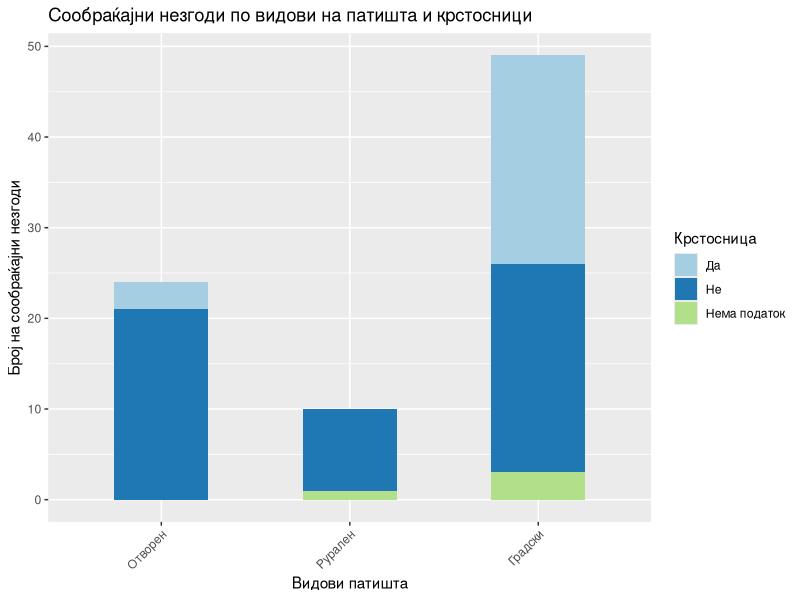
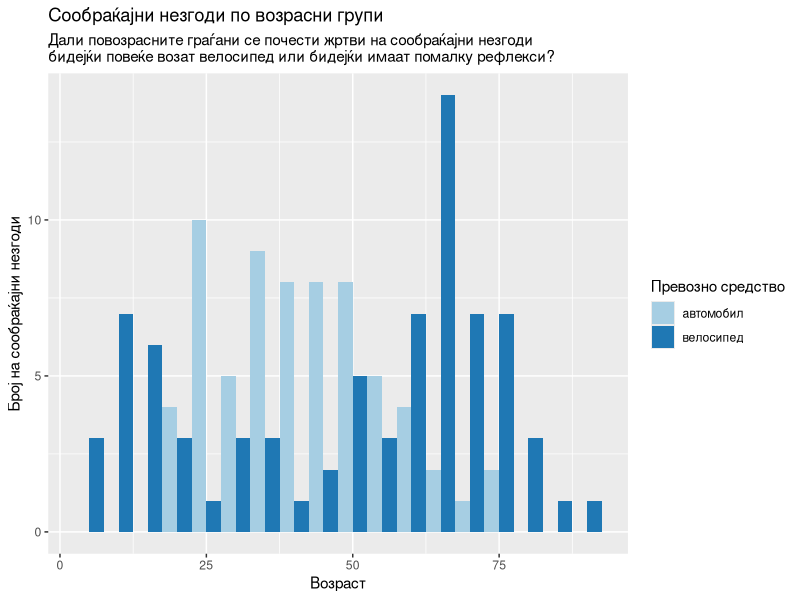
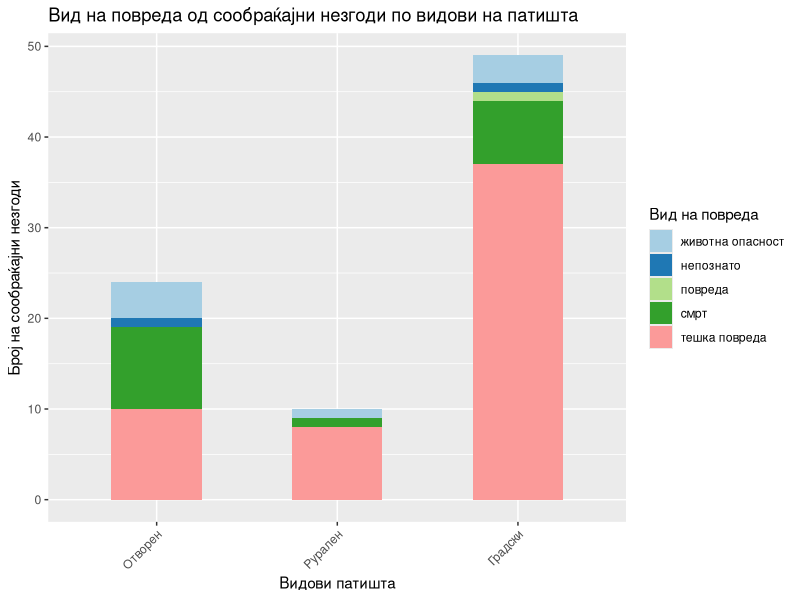
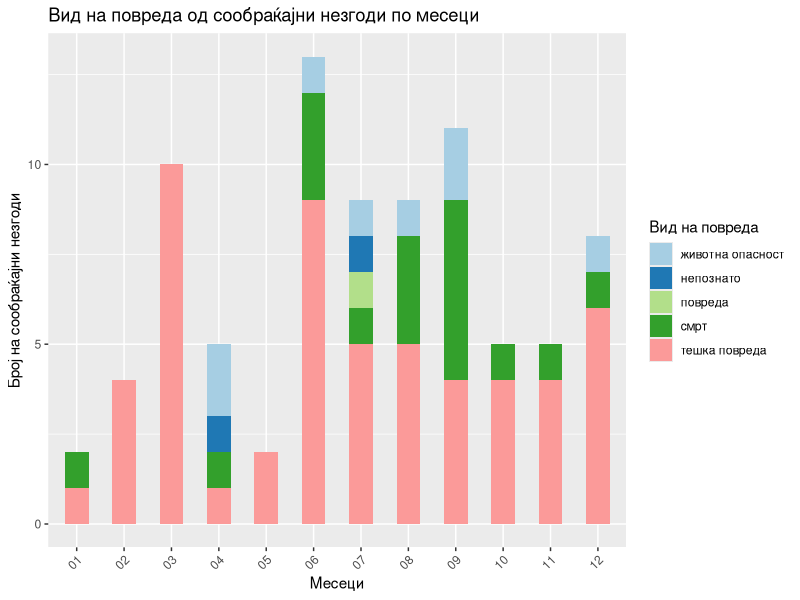
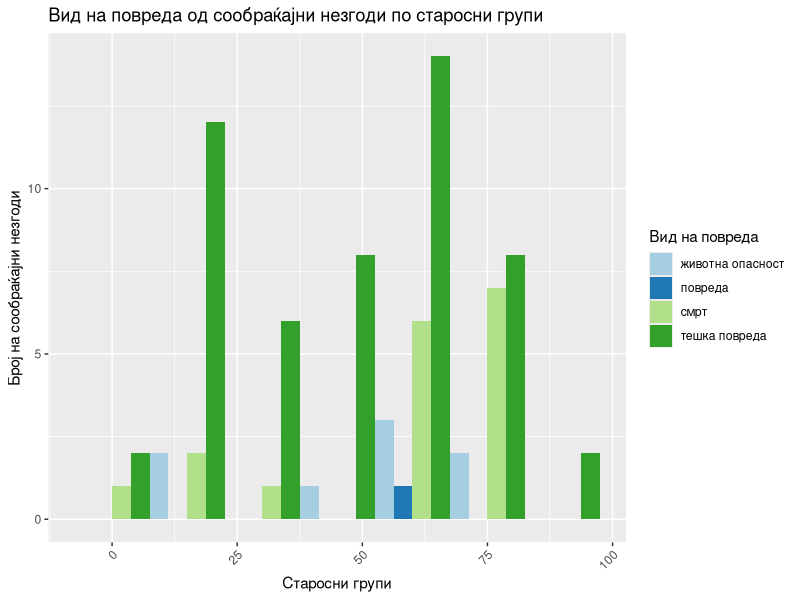

Source code (R) for these figures, in order:
## ---- chunk 1
library(tidyverse)
## ---- chunk 2
#get the data
accidents <- as_tibble(read_csv("mvr-data.csv"))
## ---- chunk 3
#keep the traffic accidents
traffacc <- accidents %>% 
  #separate Date of event; having months as observations might be useful.
  separate(DateOfEvent, c("Day", "Month", "Year"), sep = "\\.", remove = FALSE) %>% 
  #filter so we keep just the traffic accidents
  filter(Event == "сообраќајна незгода")
## ---- chunk 4
#plot roads and accidents
traffacc %>% mutate(Crossroad2=case_when(Crossroad == "да" ~ "Да",
                                         Crossroad == "не" ~ "Не",
                                         is.na(Crossroad) ~ "Нема податок")) %>%
  ggplot(aes(TypeOfRoad)) +
    geom_bar(aes(fill=Crossroad2), width = 0.5) +
    scale_x_discrete(labels=c("Отворен", "Рурален", "Градски")) +
    theme(axis.text.x = element_text(angle=45, vjust=1, hjust=1)) +
    scale_fill_brewer(palette = "Paired") +
    labs(title="Сообраќајни незгоди по видови на патишта и крстосници", 
            x = "Видови патишта", y = "Број на сообраќајни незгоди", fill = "Крстосница") 
## ---- chunk 5
#new data sets for plot by age of persons
veh1 <- traffacc %>% 
  select(DateOfEvent, TypeOfRoad, ends_with("1")) %>% 
  rename(Vehicle=Vehicle1, Age=AgeV1, Gender=GenderV1)

veh2 <- traffacc %>% 
  select(DateOfEvent, TypeOfRoad, ends_with("2")) %>% 
  rename(Vehicle=Vehicle2, Age=AgeV2, Gender=GenderV2) %>% 
  select(-TypeV2, -AlchoholV2)

#plot the age of cyclists and drivers
both_veh <- bind_rows(veh1, veh2)
both_veh %>% filter(Vehicle %in% c("велосипед", "автомобил")) %>%
ggplot(aes(x=Age, group=Vehicle, fill=Vehicle)) +
  geom_histogram(position="dodge", binwidth = 5) +
  scale_fill_brewer(palette = "Paired") +
  labs(title = "Сообраќајни незгоди по возрасни групи", 
       subtitle = "Дали повозрасните граѓани се почести жртви на сообраќајни незгоди 
бидејќи повеќе возат велосипед или бидејќи имаат помалку рефлекси?",
     x = "Возраст", y = "Број на сообраќајни незгоди", fill = "Превозно средство") 

## ---- chunk 6

#plot roads and type of outcomes
  ggplot(traffacc, aes(TypeOfRoad)) +
    geom_bar(aes(fill=Outcome), width = 0.5) +
    scale_x_discrete(labels=c("Отворен", "Рурален", "Градски")) +
    theme(axis.text.x = element_text(angle=45, vjust=1, hjust=1)) +
    scale_fill_brewer(palette = "Paired") +
    labs(title="Вид на повреда од сообраќајни незгоди по видови на патишта", 
            x = "Видови патишта", y = "Број на сообраќајни незгоди", fill = "Вид на повреда") 

## ---- chunk 7

#plot roads and type of outcomes
  ggplot(traffacc, aes(Month)) +
    geom_bar(aes(fill=Outcome), width = 0.5) +
    theme(axis.text.x = element_text(angle=45, vjust=1, hjust=1)) +
    scale_fill_brewer(palette = "Paired") +
    labs(title="Вид на повреда од сообраќајни незгоди по месеци", 
            x = "Месеци", y = "Број на сообраќајни незгоди", fill = "Вид на повреда") 

## ---- chunk 8

ggplot(traffacc, aes(x=AgeV1, group=Outcome, fill=Outcome)) +
    geom_histogram(position="dodge", binwidth = 15) +
    theme(axis.text.x = element_text(angle=45, vjust=1, hjust=1)) +
    scale_fill_brewer(palette = "Paired") +
    labs(title="Вид на повреда од сообраќајни незгоди по старосни групи", 
            x = "Старосни групи", y = "Број на сообраќајни незгоди", fill = "Вид на повреда") 

